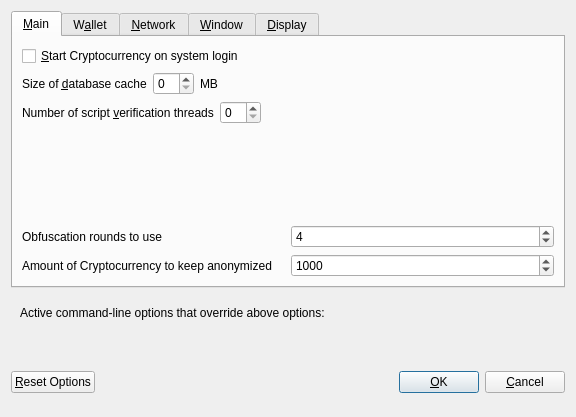
<?xml version="1.0" encoding="UTF-8"?>
<ui version="4.0">
 <class>OptionsDialog</class>
 <widget class="QDialog" name="OptionsDialog">
  <property name="geometry">
   <rect>
    <x>0</x>
    <y>0</y>
    <width>576</width>
    <height>417</height>
   </rect>
  </property>
  <property name="windowTitle">
   <string>Options</string>
  </property>
  <property name="modal">
   <bool>true</bool>
  </property>
  <layout class="QVBoxLayout" name="verticalLayout">
   <item>
    <widget class="QTabWidget" name="tabWidget">
     <property name="currentIndex">
      <number>0</number>
     </property>
     <widget class="QWidget" name="tabMain">
      <attribute name="title">
       <string>&amp;Main</string>
      </attribute>
      <layout class="QVBoxLayout" name="verticalLayout_Main">
       <item>
        <widget class="QCheckBox" name="bitcoinAtStartup">
         <property name="toolTip">
          <string>Automatically start Cryptocurrency after logging in to the system.</string>
         </property>
         <property name="text">
          <string>&amp;Start Cryptocurrency on system login</string>
         </property>
        </widget>
       </item>
       <item>
        <layout class="QHBoxLayout" name="horizontalLayout_2_Main">
         <item>
          <widget class="QLabel" name="databaseCacheLabel">
           <property name="text">
            <string>Size of &amp;database cache</string>
           </property>
           <property name="textFormat">
            <enum>Qt::PlainText</enum>
           </property>
           <property name="buddy">
            <cstring>databaseCache</cstring>
           </property>
          </widget>
         </item>
         <item>
          <widget class="QSpinBox" name="databaseCache"/>
         </item>
         <item>
          <widget class="QLabel" name="databaseCacheUnitLabel">
           <property name="text">
            <string>MB</string>
           </property>
           <property name="textFormat">
            <enum>Qt::PlainText</enum>
           </property>
          </widget>
         </item>
         <item>
          <spacer name="horizontalSpacer_2_Main">
           <property name="orientation">
            <enum>Qt::Horizontal</enum>
           </property>
           <property name="sizeHint" stdset="0">
            <size>
             <width>40</width>
             <height>20</height>
            </size>
           </property>
          </spacer>
         </item>
        </layout>
       </item>
       <item>
        <layout class="QHBoxLayout" name="horizontalLayout_3_Main">
         <item>
          <widget class="QLabel" name="threadsScriptVerifLabel">
           <property name="text">
            <string>Number of script &amp;verification threads</string>
           </property>
           <property name="textFormat">
            <enum>Qt::PlainText</enum>
           </property>
           <property name="buddy">
            <cstring>threadsScriptVerif</cstring>
           </property>
          </widget>
         </item>
         <item>
          <widget class="QSpinBox" name="threadsScriptVerif">
           <property name="toolTip">
            <string>(0 = auto, &lt;0 = leave that many cores free)</string>
           </property>
          </widget>
         </item>
         <item>
          <spacer name="horizontalSpacer_3_Main">
           <property name="orientation">
            <enum>Qt::Horizontal</enum>
           </property>
           <property name="sizeHint" stdset="0">
            <size>
             <width>40</width>
             <height>20</height>
            </size>
           </property>
          </spacer>
         </item>
        </layout>
       </item>
       <item>
        <spacer name="verticalSpacer_Main">
         <property name="orientation">
          <enum>Qt::Vertical</enum>
         </property>
         <property name="sizeHint" stdset="0">
          <size>
           <width>20</width>
           <height>40</height>
          </size>
         </property>
        </spacer>
       </item>
       <item>
        <layout class="QHBoxLayout" name="horizontalLayout_4_Main">
         <item>
          <widget class="QLabel" name="label">
           <property name="toolTip">
            <string>This setting determines the amount of individual masternodes that an input will be anonymized through.&lt;br/&gt;More rounds of anonymization gives a higher degree of privacy, but also costs more in fees.</string>
           </property>
           <property name="text">
            <string>Obfuscation rounds to use</string>
           </property>
          </widget>
         </item>
         <item>
          <widget class="QSpinBox" name="obfuscationRounds">
           <property name="minimum">
            <number>2</number>
           </property>
           <property name="maximum">
            <number>8</number>
           </property>
           <property name="value">
            <number>4</number>
           </property>
          </widget>
         </item>
        </layout>
       </item>
       <item>
        <layout class="QHBoxLayout" name="horizontalLayout">
         <item>
          <widget class="QLabel" name="label_2">
           <property name="toolTip">
            <string>This amount acts as a threshold to turn off Obfuscation once it's reached.</string>
           </property>
           <property name="statusTip">
            <string notr="true"/>
           </property>
           <property name="whatsThis">
            <string notr="true"/>
           </property>
           <property name="accessibleName">
            <string notr="true"/>
           </property>
           <property name="accessibleDescription">
            <string notr="true"/>
           </property>
           <property name="text">
            <string>Amount of Cryptocurrency to keep anonymized</string>
           </property>
          </widget>
         </item>
         <item>
          <widget class="QSpinBox" name="anonymizeCryptocurrency">
           <property name="minimum">
            <number>100</number>
           </property>
           <property name="maximum">
            <number>100000</number>
           </property>
           <property name="singleStep">
            <number>100</number>
           </property>
           <property name="value">
            <number>1000</number>
           </property>
          </widget>
         </item>
        </layout>
       </item>
      </layout>
     </widget>
     <widget class="QWidget" name="tabWallet">
      <attribute name="title">
       <string>W&amp;allet</string>
      </attribute>
      <layout class="QVBoxLayout" name="verticalLayout_Wallet">
       <item>
        <widget class="QGroupBox" name="groupBox">
         <property name="title">
          <string>Expert</string>
         </property>
         <layout class="QVBoxLayout" name="verticalLayout_2">
          <item>
           <widget class="QCheckBox" name="coinControlFeatures">
            <property name="toolTip">
             <string>Whether to show coin control features or not.</string>
            </property>
            <property name="text">
             <string>Enable coin &amp;control features</string>
            </property>
           </widget>
          </item>
          <item>
           <widget class="QCheckBox" name="showMasternodesTab">
            <property name="toolTip">
             <string>Show additional tab listing all your masternodes in first sub-tab&lt;br/&gt;and all masternodes on the network in second sub-tab.</string>
            </property>
            <property name="text">
             <string>Show Masternodes Tab</string>
            </property>
           </widget>
          </item>
          <item>
           <widget class="QCheckBox" name="spendZeroConfChange">
            <property name="toolTip">
             <string>If you disable the spending of unconfirmed change, the change from a transaction&lt;br/&gt;cannot be used until that transaction has at least one confirmation.&lt;br/&gt;This also affects how your balance is computed.</string>
            </property>
            <property name="text">
             <string>&amp;Spend unconfirmed change</string>
            </property>
           </widget>
          </item>
         </layout>
        </widget>
       </item>
       <item>
        <spacer name="verticalSpacer_Wallet">
         <property name="orientation">
          <enum>Qt::Vertical</enum>
         </property>
         <property name="sizeHint" stdset="0">
          <size>
           <width>20</width>
           <height>40</height>
          </size>
         </property>
        </spacer>
       </item>
      </layout>
     </widget>
     <widget class="QWidget" name="tabNetwork">
      <attribute name="title">
       <string>&amp;Network</string>
      </attribute>
      <layout class="QVBoxLayout" name="verticalLayout_Network">
       <item>
        <widget class="QCheckBox" name="mapPortUpnp">
         <property name="toolTip">
          <string>Automatically open the Cryptocurrency client port on the router. This only works when your router supports UPnP and it is enabled.</string>
         </property>
         <property name="text">
          <string>Map port using &amp;UPnP</string>
         </property>
        </widget>
       </item>
       <item>
        <widget class="QCheckBox" name="allowIncoming">
         <property name="toolTip">
          <string>Accept connections from outside</string>
         </property>
         <property name="text">
          <string>Allow incoming connections</string>
         </property>
        </widget>
       </item>
       <item>
        <widget class="QCheckBox" name="connectSocks">
         <property name="toolTip">
          <string>Connect to the Cryptocurrency network through a SOCKS5 proxy.</string>
         </property>
         <property name="text">
          <string>&amp;Connect through SOCKS5 proxy (default proxy):</string>
         </property>
        </widget>
       </item>
       <item>
        <layout class="QHBoxLayout" name="horizontalLayout_1_Network">
         <item>
          <widget class="QLabel" name="proxyIpLabel">
           <property name="text">
            <string>Proxy &amp;IP:</string>
           </property>
           <property name="textFormat">
            <enum>Qt::PlainText</enum>
           </property>
           <property name="buddy">
            <cstring>proxyIp</cstring>
           </property>
          </widget>
         </item>
         <item>
          <widget class="QValidatedLineEdit" name="proxyIp">
           <property name="minimumSize">
            <size>
             <width>140</width>
             <height>0</height>
            </size>
           </property>
           <property name="maximumSize">
            <size>
             <width>140</width>
             <height>16777215</height>
            </size>
           </property>
           <property name="toolTip">
            <string>IP address of the proxy (e.g. IPv4: 127.0.0.1 / IPv6: ::1)</string>
           </property>
          </widget>
         </item>
         <item>
          <widget class="QLabel" name="proxyPortLabel">
           <property name="text">
            <string>&amp;Port:</string>
           </property>
           <property name="textFormat">
            <enum>Qt::PlainText</enum>
           </property>
           <property name="buddy">
            <cstring>proxyPort</cstring>
           </property>
          </widget>
         </item>
         <item>
          <widget class="QLineEdit" name="proxyPort">
           <property name="minimumSize">
            <size>
             <width>55</width>
             <height>0</height>
            </size>
           </property>
           <property name="maximumSize">
            <size>
             <width>55</width>
             <height>16777215</height>
            </size>
           </property>
           <property name="toolTip">
            <string>Port of the proxy (e.g. 9050)</string>
           </property>
          </widget>
         </item>
         <item>
          <spacer name="horizontalSpacer_1_Network">
           <property name="orientation">
            <enum>Qt::Horizontal</enum>
           </property>
           <property name="sizeHint" stdset="0">
            <size>
             <width>40</width>
             <height>20</height>
            </size>
           </property>
          </spacer>
         </item>
        </layout>
       </item>
       <item>
        <spacer name="verticalSpacer_Network">
         <property name="orientation">
          <enum>Qt::Vertical</enum>
         </property>
         <property name="sizeHint" stdset="0">
          <size>
           <width>20</width>
           <height>40</height>
          </size>
         </property>
        </spacer>
       </item>
      </layout>
     </widget>
     <widget class="QWidget" name="tabWindow">
      <attribute name="title">
       <string>&amp;Window</string>
      </attribute>
      <layout class="QVBoxLayout" name="verticalLayout_Window">
       <item>
        <widget class="QCheckBox" name="minimizeToTray">
         <property name="toolTip">
          <string>Show only a tray icon after minimizing the window.</string>
         </property>
         <property name="text">
          <string>&amp;Minimize to the tray instead of the taskbar</string>
         </property>
        </widget>
       </item>
       <item>
        <widget class="QCheckBox" name="minimizeOnClose">
         <property name="toolTip">
          <string>Minimize instead of exit the application when the window is closed. When this option is enabled, the application will be closed only after selecting Quit in the menu.</string>
         </property>
         <property name="text">
          <string>M&amp;inimize on close</string>
         </property>
        </widget>
       </item>
       <item>
        <spacer name="verticalSpacer_Window">
         <property name="orientation">
          <enum>Qt::Vertical</enum>
         </property>
         <property name="sizeHint" stdset="0">
          <size>
           <width>20</width>
           <height>40</height>
          </size>
         </property>
        </spacer>
       </item>
      </layout>
     </widget>
     <widget class="QWidget" name="tabDisplay">
      <attribute name="title">
       <string>&amp;Display</string>
      </attribute>
      <layout class="QVBoxLayout" name="verticalLayout_Display">
       <item>
        <layout class="QHBoxLayout" name="horizontalLayout_1_Display">
         <item>
          <widget class="QLabel" name="langLabel">
           <property name="text">
            <string>User Interface &amp;language:</string>
           </property>
           <property name="textFormat">
            <enum>Qt::PlainText</enum>
           </property>
           <property name="buddy">
            <cstring>lang</cstring>
           </property>
          </widget>
         </item>
         <item>
          <widget class="QValueComboBox" name="lang">
           <property name="toolTip">
            <string>The user interface language can be set here. This setting will take effect after restarting Cryptocurrency.</string>
           </property>
          </widget>
         </item>
        </layout>
       </item>
       <item>
        <widget class="QLabel" name="label_3">
         <property name="toolTip">
          <string notr="true"/>
         </property>
         <property name="statusTip">
          <string notr="true"/>
         </property>
         <property name="whatsThis">
          <string notr="true"/>
         </property>
         <property name="accessibleName">
          <string notr="true"/>
         </property>
         <property name="text">
          <string>Language missing or translation incomplete? Help contributing translations here:
https://www.transifex.com/cryptocurrency-project/cryptocurrency-project-translations</string>
         </property>
         <property name="wordWrap">
          <bool>true</bool>
         </property>
         <property name="openExternalLinks">
          <bool>true</bool>
         </property>
         <property name="textInteractionFlags">
          <set>Qt::TextBrowserInteraction</set>
         </property>
        </widget>
       </item>
       <item>
        <layout class="QHBoxLayout" name="horizontalLayout_4_Display" stretch="0,0">
         <item>
          <widget class="QLabel" name="themeLabel">
           <property name="text">
            <string>User Interface Theme:</string>
           </property>
          </widget>
         </item>
         <item>
          <widget class="QValueComboBox" name="theme"/>
         </item>
        </layout>
       </item>
       <item>
        <widget class="Line" name="line">
         <property name="orientation">
          <enum>Qt::Horizontal</enum>
         </property>
        </widget>
       </item>
       <item>
        <layout class="QHBoxLayout" name="horizontalLayout_2_Display">
         <item>
          <widget class="QLabel" name="unitLabel">
           <property name="text">
            <string>&amp;Unit to show amounts in:</string>
           </property>
           <property name="textFormat">
            <enum>Qt::PlainText</enum>
           </property>
           <property name="buddy">
            <cstring>unit</cstring>
           </property>
          </widget>
         </item>
         <item>
          <widget class="QValueComboBox" name="unit">
           <property name="toolTip">
            <string>Choose the default subdivision unit to show in the interface and when sending coins.</string>
           </property>
          </widget>
         </item>
        </layout>
       </item>
       <item>
        <layout class="QHBoxLayout" name="horizontalLayout_5_Display">
         <item>
          <widget class="QLabel" name="digitsLabel">
           <property name="text">
            <string>Decimal digits</string>
           </property>
          </widget>
         </item>
         <item>
          <widget class="QValueComboBox" name="digits"/>
         </item>
        </layout>
       </item>
       <item>
        <layout class="QHBoxLayout" name="horizontalLayout_3_Display">
         <item>
          <widget class="QLabel" name="thirdPartyTxUrlsLabel">
           <property name="toolTip">
            <string>Third party URLs (e.g. a block explorer) that appear in the transactions tab as context menu items. %s in the URL is replaced by transaction hash. Multiple URLs are separated by vertical bar |.</string>
           </property>
           <property name="text">
            <string>Third party transaction URLs</string>
           </property>
           <property name="buddy">
            <cstring>thirdPartyTxUrls</cstring>
           </property>
          </widget>
         </item>
         <item>
          <widget class="QLineEdit" name="thirdPartyTxUrls">
           <property name="toolTip">
            <string>Third party URLs (e.g. a block explorer) that appear in the transactions tab as context menu items. %s in the URL is replaced by transaction hash. Multiple URLs are separated by vertical bar |.</string>
           </property>
          </widget>
         </item>
        </layout>
       </item>
       <item>
        <spacer name="verticalSpacer">
         <property name="orientation">
          <enum>Qt::Vertical</enum>
         </property>
         <property name="sizeHint" stdset="0">
          <size>
           <width>20</width>
           <height>40</height>
          </size>
         </property>
        </spacer>
       </item>
      </layout>
     </widget>
    </widget>
   </item>
   <item>
    <widget class="QFrame" name="frame">
     <layout class="QVBoxLayout" name="verticalLayout_Bottom">
      <item>
       <layout class="QHBoxLayout" name="horizontalLayout_Bottom">
        <item>
         <widget class="QLabel" name="overriddenByCommandLineInfoLabel">
          <property name="text">
           <string>Active command-line options that override above options:</string>
          </property>
          <property name="textFormat">
           <enum>Qt::PlainText</enum>
          </property>
         </widget>
        </item>
        <item>
         <spacer name="horizontalSpacer_Bottom">
          <property name="orientation">
           <enum>Qt::Horizontal</enum>
          </property>
          <property name="sizeHint" stdset="0">
           <size>
            <width>40</width>
            <height>20</height>
           </size>
          </property>
         </spacer>
        </item>
       </layout>
      </item>
      <item>
       <widget class="QLabel" name="overriddenByCommandLineLabel">
        <property name="text">
         <string/>
        </property>
        <property name="textFormat">
         <enum>Qt::PlainText</enum>
        </property>
        <property name="wordWrap">
         <bool>true</bool>
        </property>
       </widget>
      </item>
     </layout>
    </widget>
   </item>
   <item>
    <layout class="QHBoxLayout" name="horizontalLayout_Buttons">
     <item>
      <widget class="QPushButton" name="resetButton">
       <property name="toolTip">
        <string>Reset all client options to default.</string>
       </property>
       <property name="text">
        <string>&amp;Reset Options</string>
       </property>
       <property name="autoDefault">
        <bool>false</bool>
       </property>
      </widget>
     </item>
     <item>
      <spacer name="horizontalSpacer_1">
       <property name="orientation">
        <enum>Qt::Horizontal</enum>
       </property>
       <property name="sizeHint" stdset="0">
        <size>
         <width>40</width>
         <height>48</height>
        </size>
       </property>
      </spacer>
     </item>
     <item>
      <widget class="QLabel" name="statusLabel">
       <property name="minimumSize">
        <size>
         <width>200</width>
         <height>0</height>
        </size>
       </property>
       <property name="font">
        <font>
         <weight>75</weight>
         <bold>true</bold>
        </font>
       </property>
       <property name="text">
        <string/>
       </property>
       <property name="textFormat">
        <enum>Qt::PlainText</enum>
       </property>
       <property name="wordWrap">
        <bool>true</bool>
       </property>
      </widget>
     </item>
     <item>
      <spacer name="horizontalSpacer_2">
       <property name="orientation">
        <enum>Qt::Horizontal</enum>
       </property>
       <property name="sizeHint" stdset="0">
        <size>
         <width>40</width>
         <height>48</height>
        </size>
       </property>
      </spacer>
     </item>
     <item>
      <widget class="QPushButton" name="okButton">
       <property name="text">
        <string>&amp;OK</string>
       </property>
       <property name="autoDefault">
        <bool>false</bool>
       </property>
       <property name="default">
        <bool>true</bool>
       </property>
      </widget>
     </item>
     <item>
      <widget class="QPushButton" name="cancelButton">
       <property name="text">
        <string>&amp;Cancel</string>
       </property>
       <property name="autoDefault">
        <bool>false</bool>
       </property>
      </widget>
     </item>
    </layout>
   </item>
  </layout>
 </widget>
 <customwidgets>
  <customwidget>
   <class>QValidatedLineEdit</class>
   <extends>QLineEdit</extends>
   <header>qvalidatedlineedit.h</header>
  </customwidget>
  <customwidget>
   <class>QValueComboBox</class>
   <extends>QComboBox</extends>
   <header>qvaluecombobox.h</header>
  </customwidget>
 </customwidgets>
 <resources/>
 <connections/>
</ui>
